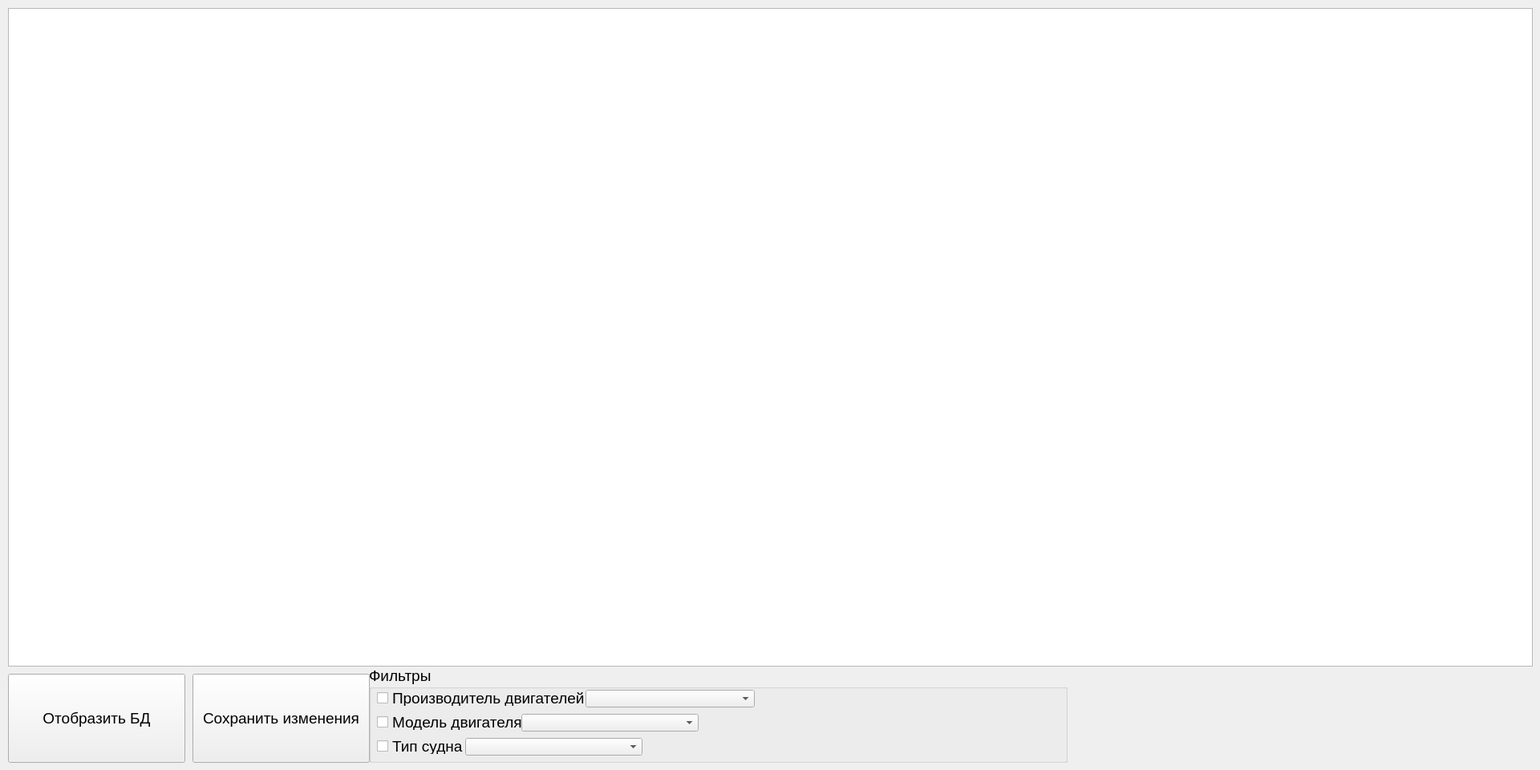
<?xml version="1.0" encoding="UTF-8"?>
<ui version="4.0">
 <class>EditorForm</class>
 <widget class="QWidget" name="EditorForm">
  <property name="geometry">
   <rect>
    <x>0</x>
    <y>0</y>
    <width>1920</width>
    <height>960</height>
   </rect>
  </property>
  <property name="windowTitle">
   <string>Редактор</string>
  </property>
  <widget class="QTableView" name="tableView">
   <property name="geometry">
    <rect>
     <x>10</x>
     <y>10</y>
     <width>1901</width>
     <height>821</height>
    </rect>
   </property>
   <property name="font">
    <font>
     <pointsize>10</pointsize>
    </font>
   </property>
  </widget>
  <widget class="QGroupBox" name="groupBox">
   <property name="geometry">
    <rect>
     <x>460</x>
     <y>830</y>
     <width>871</width>
     <height>121</height>
    </rect>
   </property>
   <property name="font">
    <font>
     <pointsize>14</pointsize>
    </font>
   </property>
   <property name="title">
    <string>Фильтры</string>
   </property>
   <widget class="QComboBox" name="comboBox">
    <property name="geometry">
     <rect>
      <x>270</x>
      <y>30</y>
      <width>211</width>
      <height>22</height>
     </rect>
    </property>
    <property name="font">
     <font>
      <pointsize>11</pointsize>
     </font>
    </property>
   </widget>
   <widget class="QCheckBox" name="checkBox">
    <property name="geometry">
     <rect>
      <x>10</x>
      <y>30</y>
      <width>261</width>
      <height>20</height>
     </rect>
    </property>
    <property name="font">
     <font>
      <pointsize>14</pointsize>
     </font>
    </property>
    <property name="text">
     <string>Производитель двигателей</string>
    </property>
   </widget>
   <widget class="QComboBox" name="comboBox_2">
    <property name="geometry">
     <rect>
      <x>190</x>
      <y>60</y>
      <width>221</width>
      <height>22</height>
     </rect>
    </property>
    <property name="font">
     <font>
      <pointsize>11</pointsize>
     </font>
    </property>
   </widget>
   <widget class="QCheckBox" name="checkBox_2">
    <property name="geometry">
     <rect>
      <x>10</x>
      <y>60</y>
      <width>191</width>
      <height>20</height>
     </rect>
    </property>
    <property name="font">
     <font>
      <pointsize>14</pointsize>
     </font>
    </property>
    <property name="text">
     <string>Модель двигателя</string>
    </property>
   </widget>
   <widget class="QComboBox" name="comboBox_3">
    <property name="geometry">
     <rect>
      <x>120</x>
      <y>90</y>
      <width>221</width>
      <height>22</height>
     </rect>
    </property>
    <property name="font">
     <font>
      <pointsize>11</pointsize>
     </font>
    </property>
   </widget>
   <widget class="QCheckBox" name="checkBox_3">
    <property name="geometry">
     <rect>
      <x>10</x>
      <y>90</y>
      <width>171</width>
      <height>20</height>
     </rect>
    </property>
    <property name="font">
     <font>
      <pointsize>14</pointsize>
     </font>
    </property>
    <property name="text">
     <string>Тип судна</string>
    </property>
   </widget>
  </widget>
  <widget class="QPushButton" name="pushButton">
   <property name="geometry">
    <rect>
     <x>10</x>
     <y>840</y>
     <width>221</width>
     <height>111</height>
    </rect>
   </property>
   <property name="font">
    <font>
     <pointsize>14</pointsize>
    </font>
   </property>
   <property name="text">
    <string>Отобразить БД</string>
   </property>
  </widget>
  <widget class="QPushButton" name="pushButton_2">
   <property name="geometry">
    <rect>
     <x>240</x>
     <y>840</y>
     <width>221</width>
     <height>111</height>
    </rect>
   </property>
   <property name="font">
    <font>
     <pointsize>14</pointsize>
    </font>
   </property>
   <property name="text">
    <string>Сохранить изменения</string>
   </property>
  </widget>
 </widget>
 <resources/>
 <connections/>
</ui>
